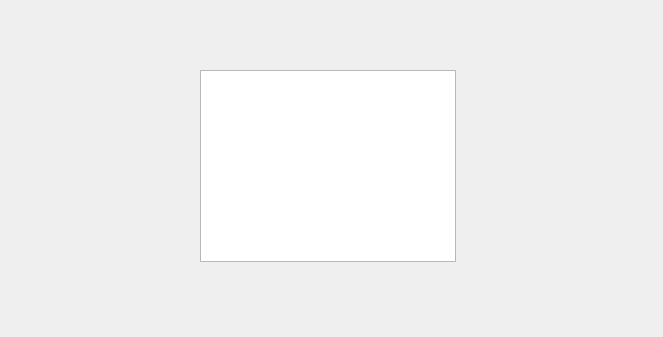
<?xml version="1.0" encoding="UTF-8"?>
<ui version="4.0">
 <class>SeanceAffich</class>
 <widget class="QWidget" name="SeanceAffich">
  <property name="geometry">
   <rect>
    <x>0</x>
    <y>0</y>
    <width>663</width>
    <height>337</height>
   </rect>
  </property>
  <property name="windowTitle">
   <string>Form</string>
  </property>
  <widget class="QTableView" name="viewSeances">
   <property name="geometry">
    <rect>
     <x>200</x>
     <y>70</y>
     <width>256</width>
     <height>192</height>
    </rect>
   </property>
  </widget>
 </widget>
 <resources/>
 <connections/>
</ui>
